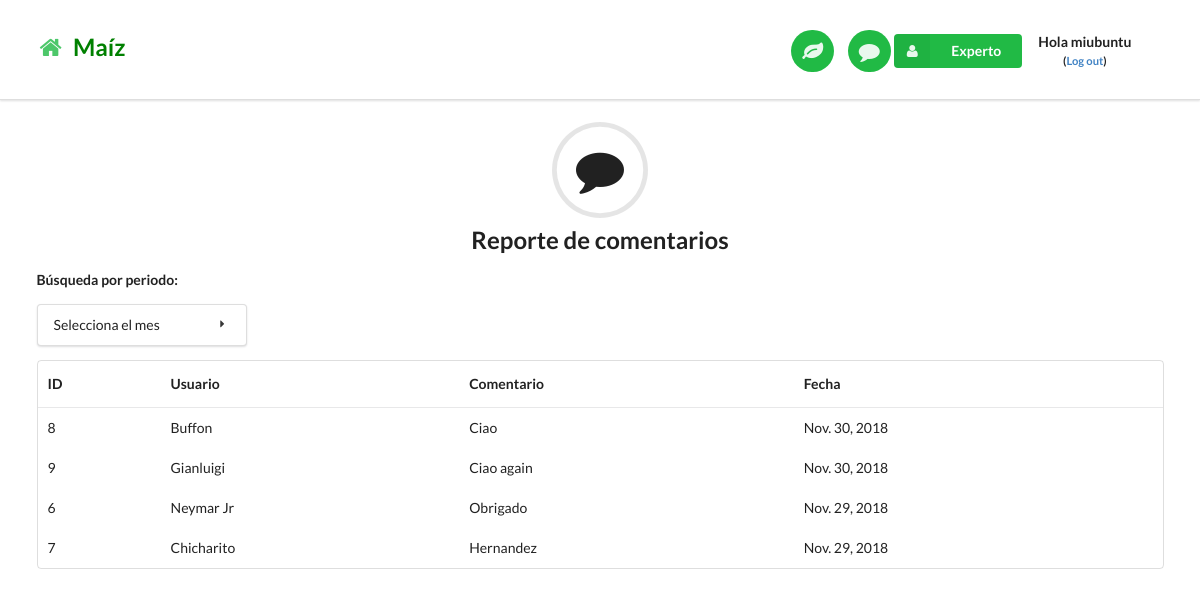
Screenshot of /reportenov/ (signed in) with the database file from the repository.
### miapp/models.py (models this page shows, shortened)
class Mireview(models.Model):
    comment = models.TextField()
    reviewer = models.CharField(max_length=50)
    createdTime =  models.DateField(auto_now=True, auto_now_add=False)

### miapp/views.py (the view)
# urls.py: url(r'^reportenov/$', views.reportePagenov, name='reportePagenov'),
@login_required
def reportePagenov(request):
    mireviews = Mireview.objects.filter(createdTime__contains='11').order_by('-createdTime')
    return render(request, 'reportenov.html', {'mireviews':mireviews})

### templates/reportenov.html (shortened to what this page needs)
{% extends "base.html" %}
{% load staticfiles %}
{% block content %}
<h2 class="ui center aligned icon header">
  <i class="circular comment icon"></i>
  Reporte de comentarios
</h2>
<div class="ui container">
    <label class="four wide field"><span style="font-weight: bold"> Búsqueda por periodo: </span> </label>
    <div class="ui vertical menu">
      <div class="ui dropdown item">
        Selecciona el mes
        <i class="dropdown icon"></i>
      </div>
    </div>
<table class="ui basic table">
  <thead>
    <tr>
      <th>ID</th>
      <th>Usuario</th>
      <th>Comentario</th>
      <th>Fecha</th>
    </tr>
  </thead>
  {% for mireviews in mireviews %}
  <tbody>
    <tr>
      <td>{{ mireviews.id }}</td>
      <td>{{ mireviews.reviewer }}</td>
      <td>{{ mireviews.comment }}</td>
      <td>{{ mireviews.createdTime }}</td>
    </tr>
  </tbody>
  {% endfor %}
</table>
</div>
<br>
{% endblock %}

### templates/base.html (shortened to what this page needs)
{% load staticfiles %}
<!DOCTYPE html>
<html lang="en">
<head>
  <link rel="stylesheet" href="{% static "css/bootstrap2.min.css" %}"/>
  <link rel="stylesheet" href="{% static "css/utilbase.css" %}"/>
</head>
<body>
  {% block nav-bar %}
    <div class="ui top fixed menu borderless main nav-bar">
      <div class="ui container">
        <br> <h2><a href="/"><i class="green home icon link"></i>  <span style="color:green"> Maíz</span></a></h2>
        <div class="right item">
          <a id="analizar-link" href="/analisis"><button class="circular ui icon green button nav-button"> <i class="large leaf icon link"></i> </button></a>
          <a href="/comentariouser"><button class="circular ui icon green button nav-button"> <i class="large comment icon link"></i> </button></a>
{% if user.is_authenticated %}
<div class="ui floating labeled icon dropdown green button">
          <i class="user icon"></i>
          <span class="text">Experto</span>
        </div>
{% if user.is_authenticated %}
    <div class="item">
        <p class="top-menu" style="text-align:center;"> <b> Hola {{ user.username }} <br> <small>(<a href="{% url 'logout' %}">Log out</a>)</small> </b> </p>
    </div>
{% endif %}
{% endif %}
        </div>
      </div>
    </div>
<br>
  {% endblock %}
  {% block content %}
  {% endblock %}
</body>
</html>

### static/css/utilbase.css (style rules this page uses)
body { padding-top: 74px; }
.nav-bar { padding-top: 7px; padding-bottom: 4px; }
.nav-button { margin-left: 10px !important; }

### rows the page displays
Mireview: id "8", reviewer "Buffon", comment "Ciao", createdTime "Nov. 30, 2018"
Mireview: id "9", reviewer "Gianluigi", comment "Ciao again", createdTime "Nov. 30, 2018"
Mireview: id "6", reviewer "Neymar Jr", comment "Obrigado", createdTime "Nov. 29, 2018"
Mireview: id "7", reviewer "Chicharito", comment "Hernandez", createdTime "Nov. 29, 2018"

### other values shown
{{ user.username }} "miubuntu"
